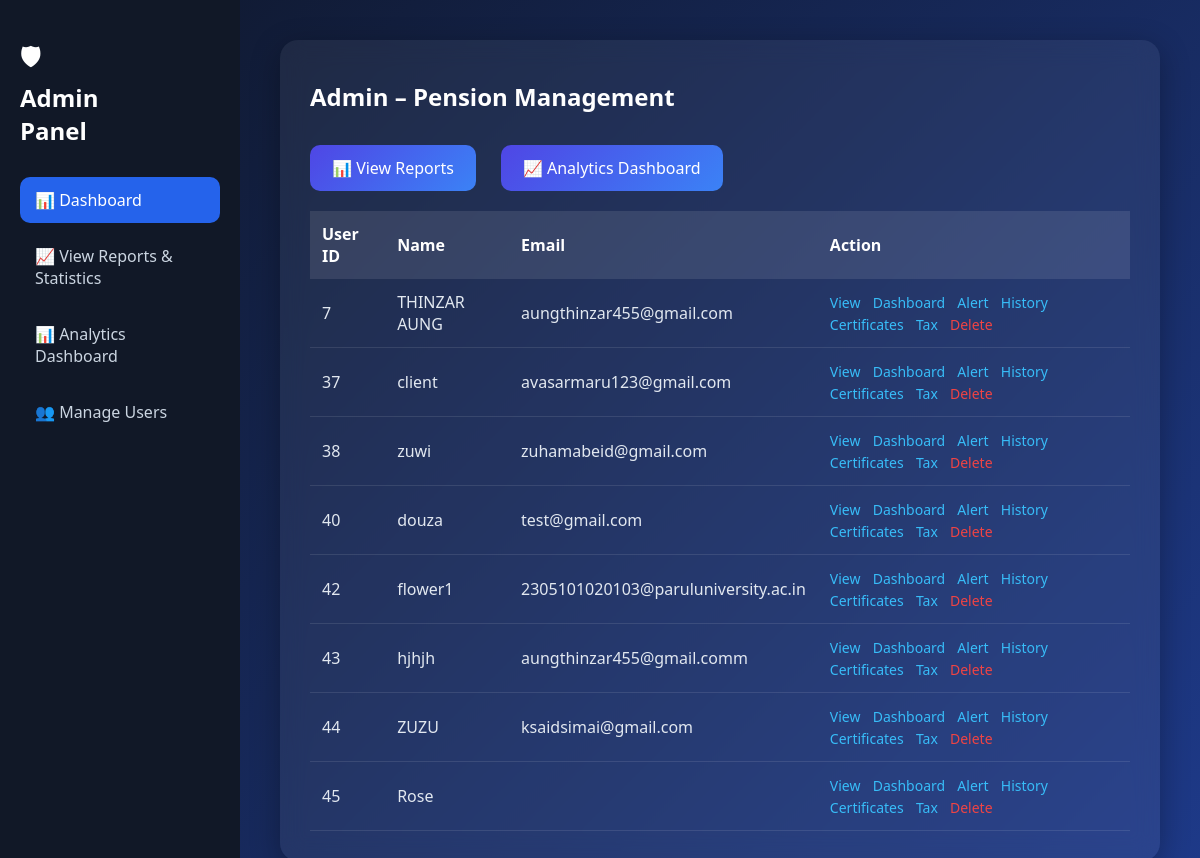
/admin/admin_dashboard.php, run on the app's committed database.
### tables this page shows
CREATE TABLE `users` (
  `id` int(11) NOT NULL,
  `name` varchar(100) DEFAULT NULL,
  `email` varchar(255) DEFAULT NULL,
  `phone` varchar(20) DEFAULT NULL,
  `password` varchar(255) DEFAULT NULL,
  `otp` varchar(10) DEFAULT NULL,
  `is_verified` tinyint(4) DEFAULT 0,
  `login_otp` varchar(10) DEFAULT NULL,
  `otp_expires_at` datetime DEFAULT NULL,
  `login_otp_expires_at` datetime DEFAULT NULL,
  `profile_photo` varchar(255) DEFAULT NULL,
  `created_at` timestamp NOT NULL DEFAULT current_timestamp(),
  `last_login` datetime DEFAULT NULL,
  `failed_attempts` int(11) DEFAULT 0,
  `account_status` enum('active','blocked') DEFAULT 'active'
);

### admin/admin_dashboard.php (the view, shortened to what this page needs)
<?php
include "../db.php";
?>
<!DOCTYPE html>
<html>
<head>
    <link rel="stylesheet" href="../assets/css/style.css">
</head>
<body>
<div class="admin-layout">
    <div class="admin-sidebar">
        <h2 class="logo">🛡 Admin Panel</h2>
        <a class="active" href="dashboard.php">📊 Dashboard</a>
        <a href="reports.php">📈 View Reports & Statistics</a>
        <a href="analytics.php">📊 Analytics Dashboard</a>
        <a href="search_pensioners.php">👥 Manage Users</a>
    </div>
    <div class="admin-main">
        <div class="admin-card">
            <h2>Admin – Pension Management</h2>
            <div class="admin-actions">
                <a href="reports.php" class="btn-primary">📊 View Reports</a>
                <a href="analytics.php" class="btn-primary">📈 Analytics Dashboard</a>
            </div>
            <table class="admin-table">
                <tr>
                    <th>User ID</th>
                    <th>Name</th>
                    <th>Email</th>
                    <th>Action</th>
                </tr>
                <?php
                $result = mysqli_query($conn, "SELECT * FROM users");
                while ($row = mysqli_fetch_assoc($result)) {
                    echo "<tr>";
                    echo "<td>".$row['id']."</td>";
                    echo "<td>".$row['name']."</td>";
                    echo "<td>".$row['email']."</td>";
                    echo "<td>
                    <a href='view_profile.php?user_id=".$row['id']."'>View</a>
                    <a href='view_user_dashboard.php?user_id=".$row['id']."'>Dashboard</a>
                    <a href='send_alert.php?user_id=".$row['id']."'>Alert</a>
                    <a href='add_pension_history.php'>History</a>
                    <a href='life_certificates.php'>Certificates</a>
                    <a href='tax_report.php'>Tax</a>
                    <a class='delete' href='delete_user.php?id=".$row['id']."'>Delete</a>
                    </td>";
                    echo "</tr>";
                }
                ?>
            </table>
        </div>
    </div>
</div>
</body>
</html>

### assets/css/style.css (style rules this page uses)
* { margin: 0; padding: 0; box-sizing: border-box; }
body { background: #f5f7fb; font-family: 'Segoe UI', sans-serif; }
.logo { width: 55px; }
.btn-primary { display: inline-block; padding: 12px 20px; margin-top: 12px; margin-right: 10px; border-radius: 8px; background: linear-gradient(135deg,#2563eb,#1e40af); color: white; text-decoration: none; font-weight: 600; transition: 0.25s; }
.admin-table { width: 100%; border-collapse: collapse; }
.admin-table th { background: #6366f1; color: white; padding: 12px; }
.admin-table td { padding: 10px; border-bottom: 1px solid #eee; }
.admin-sidebar { width:240px; background:rgba(255,255,255,0.06); backdrop-filter:blur(12px); padding:30px 20px; color:#fff; }
.admin-sidebar a { display:block; padding:12px 15px; margin-bottom:8px; border-radius:10px; color:#cbd5e1; text-decoration:none; transition:.3s; }
.admin-sidebar a:hover, .admin-sidebar a.active { background:#2563eb; color:#fff; }
.admin-main { flex:1; padding:40px; }
.admin-actions { margin-bottom:25px; }
.admin-actions a { display:inline-block; padding:12px 22px; margin-right:10px; border-radius:10px; background:linear-gradient(135deg,#4f46e5,#3b82f6); color:#fff; text-decoration:none; font-weight:500; transition:.3s; }
.admin-table { width:100%; border-collapse:collapse; margin-top:10px; }
.admin-table th { background:rgba(255,255,255,0.15); padding:14px; text-align:left; font-weight:600; }
.admin-table td { padding:14px; border-bottom:1px solid rgba(255,255,255,0.08); }
.admin-table a { color:#38bdf8; margin-right:8px; text-decoration:none; font-size:14px; }
.admin-table a:last-child { color:#ef4444; }
.admin-actions { margin-bottom: 20px; }
h2 { margin-top: 10px; }
.admin-actions { display: flex; gap: 15px; margin-top: 15px; }
.admin-layout { display:flex; min-height:100vh; background:linear-gradient(135deg,#0f172a,#1e3a8a); font-family: 'Segoe UI', sans-serif; }
.admin-sidebar { width:240px; background:#111827; padding:30px 20px; display:flex; flex-direction:column; }
.admin-sidebar .logo { color:white; margin-bottom:30px; }
.admin-sidebar a { color:#cbd5e1; text-decoration:none; padding:12px 15px; border-radius:10px; margin-bottom:10px; transition:0.3s; }
.admin-sidebar a:hover, .admin-sidebar .active { background:#2563eb; color:white; }
.admin-card { background:rgba(255,255,255,0.06); backdrop-filter: blur(12px); padding:30px; border-radius:18px; box-shadow:0 8px 30px rgba(0,0,0,0.3); color:white; }
.admin-actions { margin:20px 0; }
.btn-primary { background:linear-gradient(135deg,#4f46e5,#3b82f6); padding:10px 18px; border-radius:10px; color:white; text-decoration:none; margin-right:10px; display:inline-block; }
.admin-table { width:100%; border-collapse:collapse; margin-top:20px; color:#e2e8f0; }
.admin-table th { background:rgba(255,255,255,0.1); padding:12px; text-align:left; }
.admin-table td { padding:12px; border-bottom:1px solid rgba(255,255,255,0.1); }
.admin-table a { color:#38bdf8; margin-right:8px; text-decoration:none; }
.admin-table .delete { color:#ef4444; }
.btn-primary { background:linear-gradient(135deg,#4f46e5,#3b82f6); border:none; padding:10px 18px; border-radius:8px; color:#fff; cursor:pointer; font-weight:500; }

### data on the page
users: id "7", name "THINZAR AUNG", email "aungthinzar455@gmail.com"
users: id "37", name "client", email "avasarmaru123@gmail.com"
users: id "38", name "zuwi", email "zuhamabeid@gmail.com"
users: id "40", name "douza", email "test@gmail.com"
users: id "42", name "flower1", email "2305101020103@paruluniversity.ac.in"
users: id "43", name "hjhjh", email "aungthinzar455@gmail.comm"
users: id "44", name "ZUZU", email "ksaidsimai@gmail.com"
users: id "45", name "Rose"
